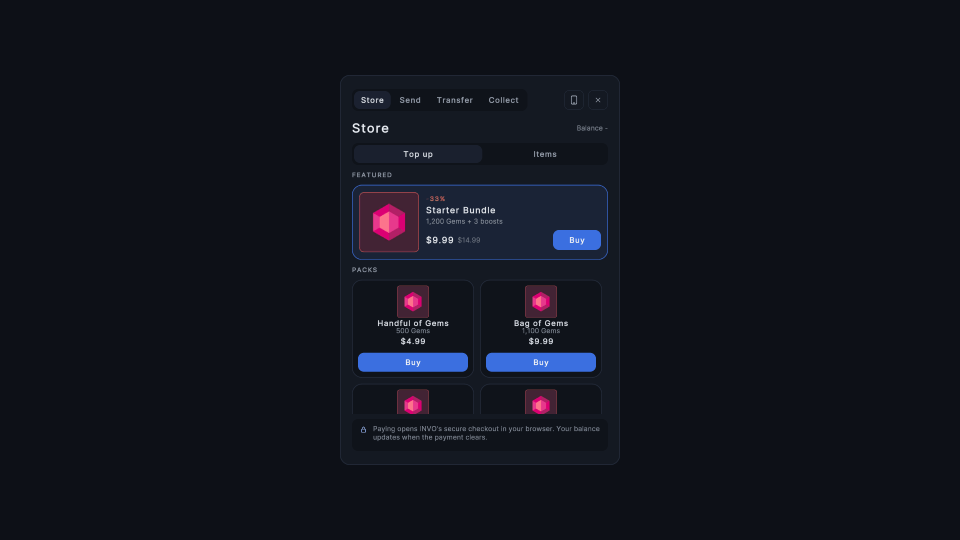
#> input picture Docs/screenshots/2021.3/01-store-top-up.png, 1920 x 1080 px, found by its file name (shown at 1/2 size); its folder holds 3 pictures in this run
$ python publish_shots.py ../../Docs/screenshots/2021.3/01-store-top-up-1080x1920.png ../../Docs/screenshots/2021.3/01-store-top-up-1280x720.png
#> lines starting #> are read from the running program, lines starting #| are printed output that depends on the picture
"""Copy matrix screenshots into Docs/screenshots/<unity version>/ (each under ~500 KB) and build
side-by-side comparisons of key screens in Docs/screenshots/compare/.

Usage: uv run --with pillow python -I publish_shots.py <matrix dir> <repo dir>
The matrix dir holds u2021t/, u2022/ and u6000/ from run-matrix.sh."""
import os
import sys

from PIL import Image, ImageDraw, ImageFont

ROWS = [("u2021t", "2021.3"), ("u2022", "2022.3"), ("u6000", "6000.0")]
KEY_SCREENS = ["01-store-top-up", "04-send-1-details", "05-send-1-choose-game",
               "09-send-3-approve-qr", "17-collect", "19-phone-change"]
MAX_BYTES = 500 * 1024


def save_small(im, path):
    """PNG, quantized and downscaled until it fits MAX_BYTES."""
    scale = 1.0
    while True:
        out = im if scale == 1.0 else im.resize((int(im.width * scale), int(im.height * scale)), Image.LANCZOS)
        out.convert("RGB").quantize(colors=256, method=Image.MEDIANCUT).save(path, optimize=True)
        if os.path.getsize(path) <= MAX_BYTES or scale < 0.3:
            return
        scale *= 0.85


def main():
    matrix, repo = sys.argv[1], sys.argv[2]
    docs = os.path.join(repo, "Docs", "screenshots")
    found = {}
    for folder, version in ROWS:
        src = os.path.join(matrix, folder, "shots")
        if not os.path.isdir(src):
            print("missing", src)
            continue
        dst = os.path.join(docs, version)
        os.makedirs(dst, exist_ok=True)
        for name in sorted(os.listdir(src)):
            if name.endswith(".png"):
                save_small(Image.open(os.path.join(src, name)), os.path.join(dst, name))
        found[version] = src
        print(version, len(os.listdir(dst)), "files")

    compare = os.path.join(docs, "compare")
    os.makedirs(compare, exist_ok=True)
    try:
        font = ImageFont.truetype("arial.ttf", 28)
    except OSError:
        font = ImageFont.load_default()
    for screen in KEY_SCREENS:
        tiles = []
        for _, version in ROWS:
            path = os.path.join(found.get(version, ""), screen + ".png")
            if os.path.exists(path):
                # The SDK sheet sits in the middle of a 1920x1080 shot.
                tiles.append((version, Image.open(path).convert("RGB").crop((640, 130, 1280, 950))))
        if not tiles:
            continue
        w, h = tiles[0][1].size
#> w = 640; h = 820
        sheet = Image.new("RGB", (w * len(tiles) + 20 * (len(tiles) - 1), h + 50), (24, 26, 32))
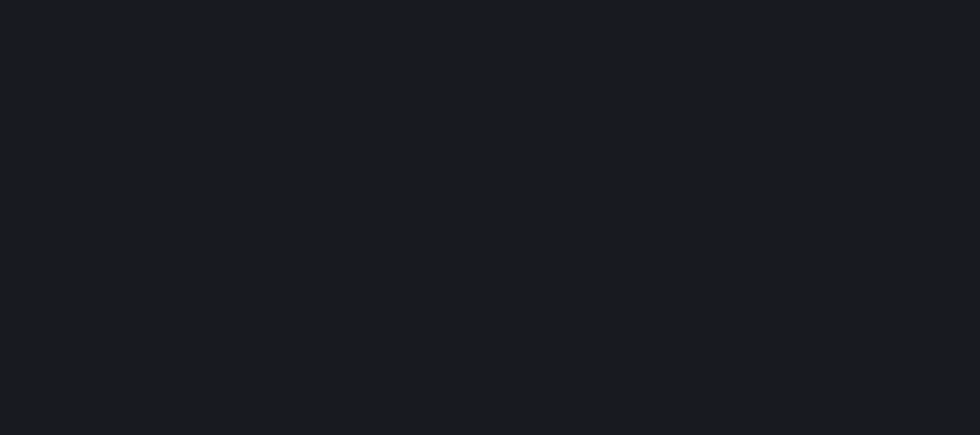
#> sheet: PIL image 1960x870 RGB (shown at 1/2 size); mean R, G, B 24, 26, 32
        draw = ImageDraw.Draw(sheet)
        for i, (version, tile) in enumerate(tiles):
            x = i * (w + 20)
            sheet.paste(tile, (x, 50))
            draw.text((x + 10, 10), "Unity " + version, fill=(230, 233, 240), font=font)
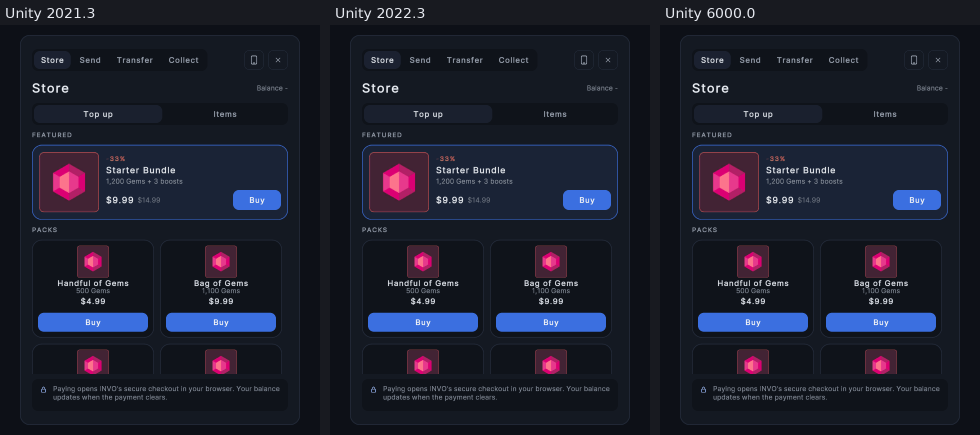
#> sheet: PIL image 1960x870 RGB (shown at 1/2 size); mean R, G, B 27.7, 30.2, 44.4
        save_small(sheet, os.path.join(compare, screen + ".png"))
        print("compare", screen, len(tiles), "versions")


if __name__ == "__main__":
    main()
